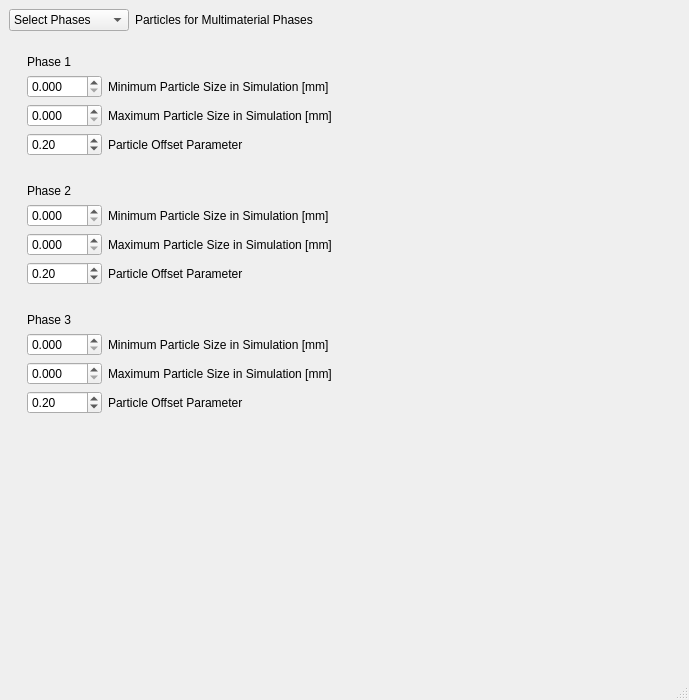
<?xml version="1.0" encoding="UTF-8"?>
<ui version="4.0">
 <class>MainWindow</class>
 <widget class="QMainWindow" name="MainWindow">
  <property name="geometry"><rect><x>0</x><y>0</y><width>689</width><height>700</height></rect></property>
  <property name="sizePolicy"><sizepolicy hsizetype="Expanding" vsizetype="Preferred"><horstretch>0</horstretch><verstretch>0</verstretch></sizepolicy></property>
  <property name="windowTitle"><string>MainWindow</string></property>
  <widget class="QWidget" name="centralwidget">
   <property name="sizePolicy"><sizepolicy hsizetype="Expanding" vsizetype="Expanding"><horstretch>0</horstretch><verstretch>0</verstretch></sizepolicy></property>
   <layout class="QVBoxLayout" name="verticalLayout">
    <item>
     <layout class="QHBoxLayout" name="horizontalLayout_phaseSelect">
      <item>
       <widget class="QComboBox" name="phaseSelect">
        <property name="sizePolicy"><sizepolicy hsizetype="Fixed" vsizetype="Fixed"><horstretch>0</horstretch><verstretch>0</verstretch></sizepolicy></property>
        <property name="minimumSize"><size><width>120</width><height>0</height></size></property>
        <item><property name="text"><string notr="true">Select Phases</string></property></item>
        <item><property name="text"><string notr="true">2-Phase</string></property></item>
        <item><property name="text"><string notr="true">3-Phase</string></property></item>
               </widget>
      </item>
      <item>
       <widget class="QLabel" name="label_phaseSelect">
        <property name="text"><string>Particles for Multimaterial Phases</string></property>
       </widget>
      </item>
     </layout>
    </item>
    <item>
     <widget class="QWidget" name="phaseContent">
      <property name="visible"><bool>false</bool></property>
      <layout class="QVBoxLayout" name="verticalLayout_phases">
       <property name="spacing"><number>10</number></property>
       <item>
     <widget class="QWidget" name="phaseWidget1">
      <property name="visible"><bool>true</bool></property>
      <layout class="QVBoxLayout" name="verticalLayout_phase1">
       <property name="spacing"><number>6</number></property>
       <item>
        <widget class="QLabel" name="label_phase1">
         <property name="text"><string>Phase 1</string></property>
        </widget>
       </item>
       <item>
     <layout class="QHBoxLayout">
      <item><widget class="QDoubleSpinBox" name="phase1MinPar">
        <property name="sizePolicy">
         <sizepolicy hsizetype="Fixed" vsizetype="Fixed">
          <horstretch>0</horstretch>
          <verstretch>0</verstretch>
         </sizepolicy>
        </property>
        <property name="minimumSize">
         <size><width>75</width><height>0</height></size>
        </property>
        <property name="suffix"><string/></property>
        <property name="decimals"><number>3</number></property>
        <property name="singleStep"><double>0.1</double></property>
        
        
       </widget></item>
      <item><widget class="QLabel"><property name="text"><string>Minimum Particle Size in Simulation [mm]</string></property></widget></item>
     </layout>
    </item>
       <item>
     <layout class="QHBoxLayout">
      <item><widget class="QDoubleSpinBox" name="phase1MaxPar">
        <property name="sizePolicy">
         <sizepolicy hsizetype="Fixed" vsizetype="Fixed">
          <horstretch>0</horstretch>
          <verstretch>0</verstretch>
         </sizepolicy>
        </property>
        <property name="minimumSize">
         <size><width>75</width><height>0</height></size>
        </property>
        <property name="suffix"><string/></property>
        <property name="decimals"><number>3</number></property>
        <property name="singleStep"><double>0.1</double></property>
        
        
       </widget></item>
      <item><widget class="QLabel"><property name="text"><string>Maximum Particle Size in Simulation [mm]</string></property></widget></item>
     </layout>
    </item>
       <item>
     <layout class="QHBoxLayout">
      <item><widget class="QDoubleSpinBox" name="phase1OffsetCoef">
        <property name="sizePolicy">
         <sizepolicy hsizetype="Fixed" vsizetype="Fixed">
          <horstretch>0</horstretch>
          <verstretch>0</verstretch>
         </sizepolicy>
        </property>
        <property name="minimumSize">
         <size><width>75</width><height>0</height></size>
        </property>
        <property name="suffix"><string/></property>
        <property name="decimals"><number>2</number></property>
        <property name="singleStep"><double>0.01</double></property>
        <property name="maximum"><double>1.0</double></property>
        <property name="value"><double>0.2</double></property>
       </widget></item>
      <item><widget class="QLabel"><property name="text"><string>Particle Offset Parameter</string></property></widget></item>
     </layout>
    </item>
      </layout>
     </widget>
    </item>
       <item>
     <widget class="QWidget" name="phaseWidget2">
      <property name="visible"><bool>true</bool></property>
      <layout class="QVBoxLayout" name="verticalLayout_phase2">
       <property name="spacing"><number>6</number></property>
       <item>
        <widget class="QLabel" name="label_phase2">
         <property name="text"><string>Phase 2</string></property>
        </widget>
       </item>
       <item>
     <layout class="QHBoxLayout">
      <item><widget class="QDoubleSpinBox" name="phase2MinPar">
        <property name="sizePolicy">
         <sizepolicy hsizetype="Fixed" vsizetype="Fixed">
          <horstretch>0</horstretch>
          <verstretch>0</verstretch>
         </sizepolicy>
        </property>
        <property name="minimumSize">
         <size><width>75</width><height>0</height></size>
        </property>
        <property name="suffix"><string/></property>
        <property name="decimals"><number>3</number></property>
        <property name="singleStep"><double>0.1</double></property>
        
        
       </widget></item>
      <item><widget class="QLabel"><property name="text"><string>Minimum Particle Size in Simulation [mm]</string></property></widget></item>
     </layout>
    </item>
       <item>
     <layout class="QHBoxLayout">
      <item><widget class="QDoubleSpinBox" name="phase2MaxPar">
        <property name="sizePolicy">
         <sizepolicy hsizetype="Fixed" vsizetype="Fixed">
          <horstretch>0</horstretch>
          <verstretch>0</verstretch>
         </sizepolicy>
        </property>
        <property name="minimumSize">
         <size><width>75</width><height>0</height></size>
        </property>
        <property name="suffix"><string/></property>
        <property name="decimals"><number>3</number></property>
        <property name="singleStep"><double>0.1</double></property>
        
        
       </widget></item>
      <item><widget class="QLabel"><property name="text"><string>Maximum Particle Size in Simulation [mm]</string></property></widget></item>
     </layout>
    </item>
       <item>
     <layout class="QHBoxLayout">
      <item><widget class="QDoubleSpinBox" name="phase2OffsetCoef">
        <property name="sizePolicy">
         <sizepolicy hsizetype="Fixed" vsizetype="Fixed">
          <horstretch>0</horstretch>
          <verstretch>0</verstretch>
         </sizepolicy>
        </property>
        <property name="minimumSize">
         <size><width>75</width><height>0</height></size>
        </property>
        <property name="suffix"><string/></property>
        <property name="decimals"><number>2</number></property>
        <property name="singleStep"><double>0.01</double></property>
        <property name="maximum"><double>1.0</double></property>
        <property name="value"><double>0.2</double></property>
       </widget></item>
      <item><widget class="QLabel"><property name="text"><string>Particle Offset Parameter</string></property></widget></item>
     </layout>
    </item>
      </layout>
     </widget>
    </item>
       <item>
     <widget class="QWidget" name="phaseWidget3">
      <property name="visible"><bool>false</bool></property>
      <layout class="QVBoxLayout" name="verticalLayout_phase3">
       <property name="spacing"><number>6</number></property>
       <item>
        <widget class="QLabel" name="label_phase3">
         <property name="text"><string>Phase 3</string></property>
        </widget>
       </item>
       <item>
     <layout class="QHBoxLayout">
      <item><widget class="QDoubleSpinBox" name="phase3MinPar">
        <property name="sizePolicy">
         <sizepolicy hsizetype="Fixed" vsizetype="Fixed">
          <horstretch>0</horstretch>
          <verstretch>0</verstretch>
         </sizepolicy>
        </property>
        <property name="minimumSize">
         <size><width>75</width><height>0</height></size>
        </property>
        <property name="suffix"><string/></property>
        <property name="decimals"><number>3</number></property>
        <property name="singleStep"><double>0.1</double></property>
        
        
       </widget></item>
      <item><widget class="QLabel"><property name="text"><string>Minimum Particle Size in Simulation [mm]</string></property></widget></item>
     </layout>
    </item>
       <item>
     <layout class="QHBoxLayout">
      <item><widget class="QDoubleSpinBox" name="phase3MaxPar">
        <property name="sizePolicy">
         <sizepolicy hsizetype="Fixed" vsizetype="Fixed">
          <horstretch>0</horstretch>
          <verstretch>0</verstretch>
         </sizepolicy>
        </property>
        <property name="minimumSize">
         <size><width>75</width><height>0</height></size>
        </property>
        <property name="suffix"><string/></property>
        <property name="decimals"><number>3</number></property>
        <property name="singleStep"><double>0.1</double></property>
        
        
       </widget></item>
      <item><widget class="QLabel"><property name="text"><string>Maximum Particle Size in Simulation [mm]</string></property></widget></item>
     </layout>
    </item>
       <item>
     <layout class="QHBoxLayout">
      <item><widget class="QDoubleSpinBox" name="phase3OffsetCoef">
        <property name="sizePolicy">
         <sizepolicy hsizetype="Fixed" vsizetype="Fixed">
          <horstretch>0</horstretch>
          <verstretch>0</verstretch>
         </sizepolicy>
        </property>
        <property name="minimumSize">
         <size><width>75</width><height>0</height></size>
        </property>
        <property name="suffix"><string/></property>
        <property name="decimals"><number>2</number></property>
        <property name="singleStep"><double>0.01</double></property>
        <property name="maximum"><double>1.0</double></property>
        <property name="value"><double>0.2</double></property>
       </widget></item>
      <item><widget class="QLabel"><property name="text"><string>Particle Offset Parameter</string></property></widget></item>
     </layout>
    </item>
      </layout>
     </widget>
    </item>
              <item><spacer name="spacer_phases"><property name="orientation"><enum>Qt::Vertical</enum></property><property name="sizeHint" stdset="0"><size><width>20</width><height>40</height></size></property></spacer></item>
      </layout>
     </widget>
    </item>
   </layout>
  </widget>
  <widget class="QMenuBar" name="menubar"><property name="geometry"><rect><x>0</x><y>0</y><width>689</width><height>21</height></rect></property></widget>
  <widget class="QStatusBar" name="statusbar"/>
 </widget>
 <resources/>
 <connections/>
</ui>
